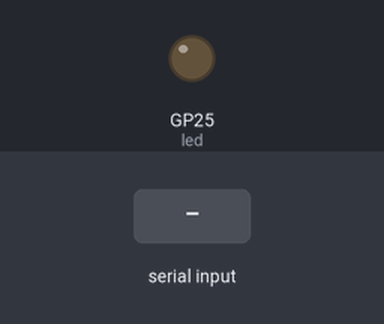
Bench run of a program on a simulated Raspberry Pi Pico running MicroPython. Parts: output pins drawn as LEDs (lit = HIGH). The inputs (shaded band) are chosen by the test bench. What the program prints to the serial console is not drawn.

Above: at 0.01 s.
At 7.2 s:
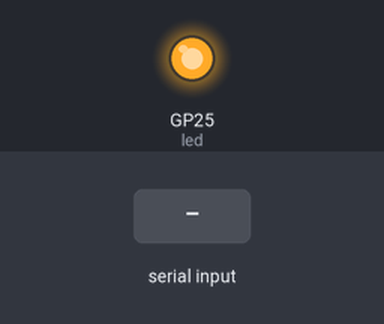
7.3 s: "1" typed at the serial console, then Enter
9.8 s: "5" typed at the serial console, then Enter
Timing chart, 0 to 12.8 s (numbered marks = the images above; inputs shaded):
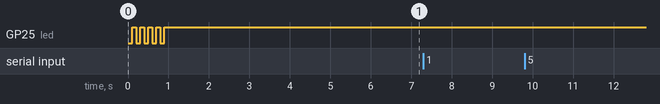

The program:

main.py
```python
from machine import Pin
import time
import neopixel

# Use on-board led
led = Pin(25, Pin.OUT)

# Blink led to confirm succesful flashing
for _ in range(5):
    led(0)
    time.sleep(.1)
    led(1)
    time.sleep(.1)


time.sleep(5)
# Wait for data from the connection
while True:
    data = input() #'{choise};{data}'
    data = data.split(';')

    if data[0] == '0':
        berekening = data[1].split('-')
        aantal_neopixel = (int(berekening[1]) / int(berekening[0])) * 8
        np = neopixel.NeoPixel(machine.Pin(13), 8)
        for j in range(8):
            np[j] = [0, 0, 0]
        np.write()
        for i in range(aantal_neopixel):
            np[i] = [255, 0, 0]
            np.write()
            time.sleep(1)
    elif data[0] == '1':

        time.sleep(1)
        print("Turning led on.")
        led(1)
    else:
        print("Unknown command.")
```

Measured:
- after the input at 7.3 s, every drawn part: stays the same
- after the input at 9.8 s, every drawn part: stays the same
